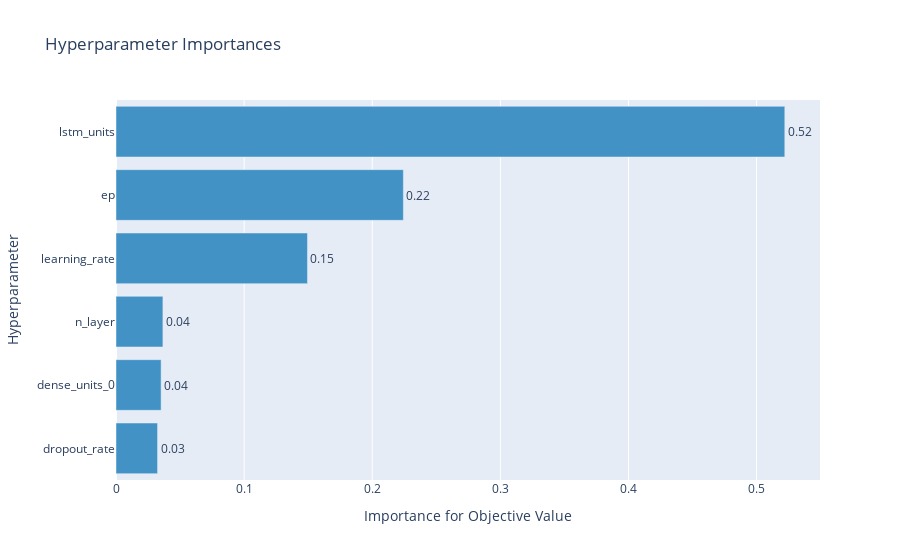

Notebook code cell kept with this figure:
### Code cell
plot_param_importances(loaded_study)

### Figure 1 — Plotly figure (JSON) as saved in the notebook; plotly's stock layout.template omitted (floating-point values rounded to 4 significant figures)
{"data": [{"cliponaxis": false, "hovertemplate": ["dropout_rate (FloatDistribution): 0.03242849817865444<extra></extra>", "dense_units_0 (IntDistribution): 0.03520855298696819<extra></extra>", "n_layer (IntDistribution): 0.03660780527901337<extra></extra>", "learning_rate (FloatDistribution): 0.14944754602143423<extra></extra>", "ep (IntDistribution): 0.2242943539193758<extra></extra>", "lstm_units (IntDistribution): 0.5220132436145539<extra></extra>"], "marker": {"color": "rgb(66,146,198)"}, "orientation": "h", "text": ["0.03", "0.04", "0.04", "0.15", "0.22", "0.52"], "textposition": "outside", "x": [0.03243, 0.03521, 0.03661, 0.1494, 0.2243, 0.522], "y": ["dropout_rate", "dense_units_0", "n_layer", "learning_rate", "ep", "lstm_units"], "type": "bar"}], "layout": {"showlegend": false, "title": {"text": "Hyperparameter Importances"}, "xaxis": {"title": {"text": "Importance for Objective Value"}}, "yaxis": {"title": {"text": "Hyperparameter"}}}}
